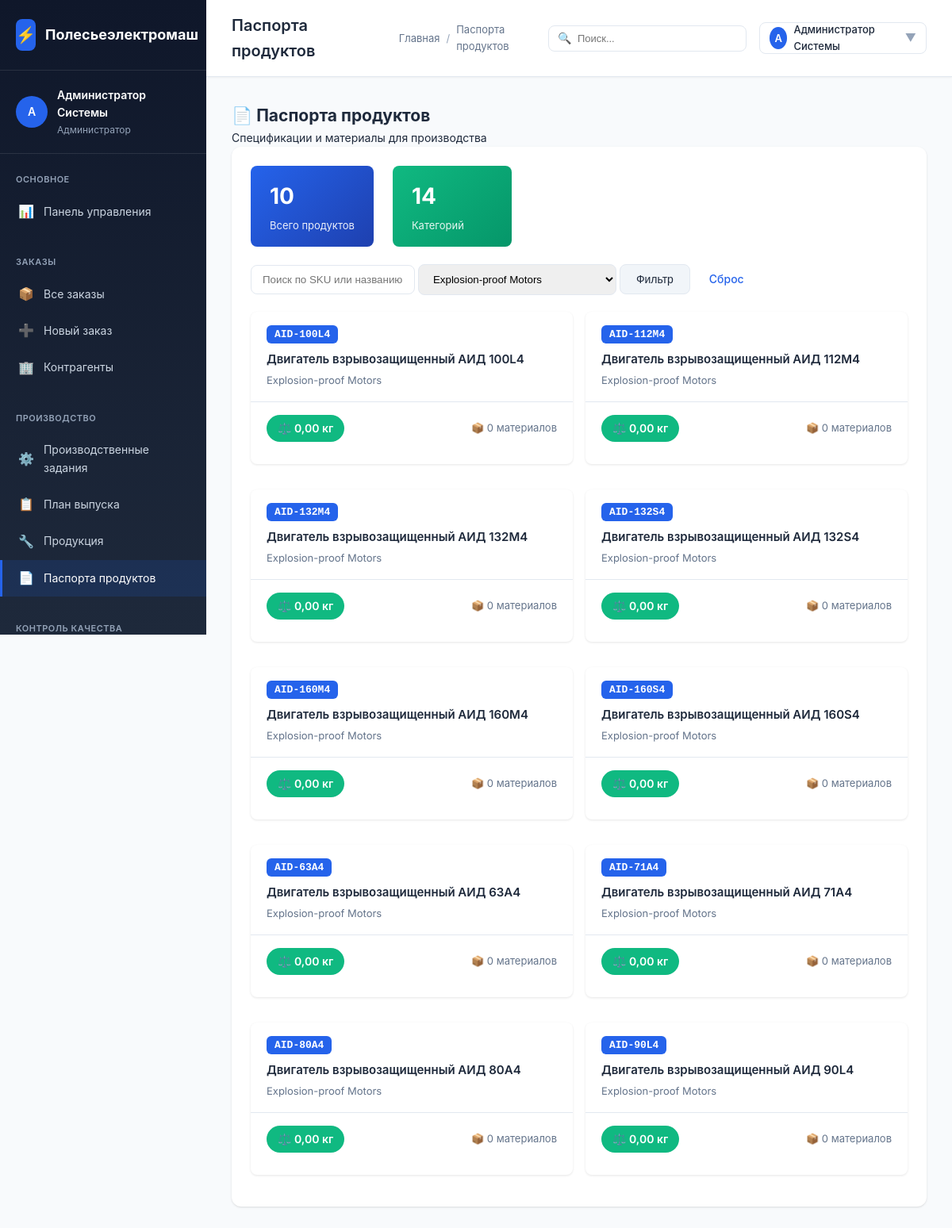
The app's page /polesie/modules/products/passports.php?category=MOTOR_EX (signed in), older data.
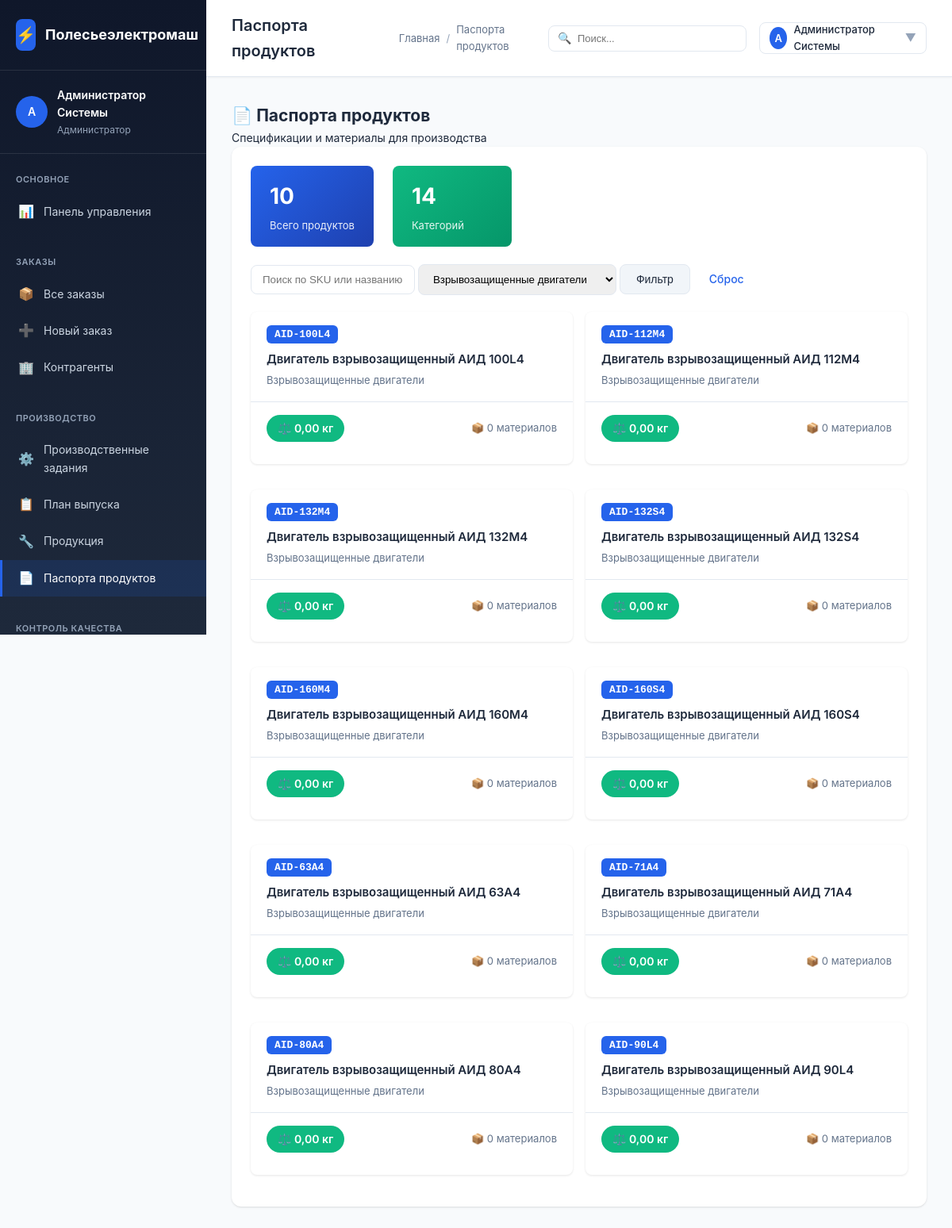
The same page, newer data.
### tables this page shows
CREATE TABLE `users` (
  `id` INT AUTO_INCREMENT PRIMARY KEY,
  `username` VARCHAR(50) NOT NULL UNIQUE,
  `password_hash` VARCHAR(255) NOT NULL,
  `full_name` VARCHAR(100) NOT NULL,
  `email` VARCHAR(100),
  `role_id` INT,
  `is_active` BOOLEAN DEFAULT TRUE,
  `created_at` TIMESTAMP DEFAULT CURRENT_TIMESTAMP,
  CONSTRAINT `fk_users_role` FOREIGN KEY (`role_id`) REFERENCES `user_roles`(`id`) ON DELETE SET NULL
);

CREATE TABLE `user_roles` (
  `id` INT AUTO_INCREMENT PRIMARY KEY,
  `name` VARCHAR(100) NOT NULL,
  `code` VARCHAR(50) NOT NULL UNIQUE,
  `description` TEXT,
  `permissions` JSON
);

CREATE TABLE `products` (
  `id` INT AUTO_INCREMENT PRIMARY KEY,
  `article` VARCHAR(50) NOT NULL UNIQUE,
  `name` VARCHAR(200) NOT NULL,
  `category_id` INT,
  `base_unit_id` INT,
  `specifications` JSON,
  `image` VARCHAR(255),
  `base_price` DECIMAL(15,2),
  `currency` CHAR(3) DEFAULT 'BYN',
  `is_active` BOOLEAN DEFAULT TRUE,
  `created_at` TIMESTAMP DEFAULT CURRENT_TIMESTAMP,
  CONSTRAINT `fk_prod_category` FOREIGN KEY (`category_id`) REFERENCES `product_categories`(`id`) ON DELETE SET NULL,
  CONSTRAINT `fk_prod_unit` FOREIGN KEY (`base_unit_id`) REFERENCES `base_units`(`id`) ON DELETE SET NULL
);

CREATE TABLE `product_categories` (
  `id` INT AUTO_INCREMENT PRIMARY KEY,
  `parent_id` INT,
  `name` VARCHAR(100) NOT NULL,
  `name_ru` VARCHAR(100),
  `code` VARCHAR(50) UNIQUE,
  `description` TEXT,
  CONSTRAINT `fk_prod_cat_parent` FOREIGN KEY (`parent_id`) REFERENCES `product_categories`(`id`) ON DELETE CASCADE
);

### polesie/config/config.php (called while the page is built, shortened)
<?php
function getDbConnection() {
    static $pdo = null;
    if ($pdo === null) {
        try {
            $dsn = "mysql:host=" . DB_HOST . ";dbname=" . DB_NAME . ";charset=" . DB_CHARSET;
            $options = [
                PDO::ATTR_ERRMODE => PDO::ERRMODE_EXCEPTION,
                PDO::ATTR_DEFAULT_FETCH_MODE => PDO::FETCH_ASSOC,
                PDO::ATTR_EMULATE_PREPARES => false,
            ];
            $pdo = new PDO($dsn, DB_USER, DB_PASS, $options);
        } catch (PDOException $e) {
            die("Ошибка подключения к базе данных: " . $e->getMessage());
        }
    }
    return $pdo;
}
function e($string) {
    return htmlspecialchars($string ?? '', ENT_QUOTES, 'UTF-8');
}
function getCurrentUser() {
    static $user = null;
    if ($user === null) {
        $pdo = getDbConnection();
        $stmt = $pdo->prepare("
            SELECT u.*, r.code as role_code, r.name as role_name
            FROM users u
            JOIN user_roles r ON u.role_id = r.id
            WHERE u.id = ? AND u.is_active = TRUE
        ");
        $stmt->execute([$_SESSION['user_id']]);
        $user = $stmt->fetch();
    }
    return $user;
}
function asset($path) {
    $path = ltrim($path, '/');
    return APP_URL . '/' . $path;
}

### polesie/modules/products/passports.php (the view, shortened to what the rows shown need)
<?php
require_once __DIR__ . '/../../config/config.php';
$user = getCurrentUser();
$pdo = getDbConnection();
$pageTitle = 'Паспорта продуктов';
$categoryFilter = $_GET['category'] ?? '';
$query = "
    SELECT
        pp.id as passport_id,
        p.id as product_id,
        p.article as sku,
        p.name as product_name,
        pc.name as category_name,
        pc.code as category_code,
        pp.total_weight_kg,
        pp.warranty_months,
        pp.is_serial_tracked,
        pp.production_notes,
        pp.quality_requirements,
        p.specifications
    FROM products p
    LEFT JOIN product_passports pp ON pp.product_id = p.id
    LEFT JOIN product_categories pc ON p.category_id = pc.id
    WHERE p.is_active = TRUE
";
$params = [];
if ($categoryFilter) {
    $query .= " AND pc.code = :category";
    $params[':category'] = $categoryFilter;
}
$query .= " ORDER BY pc.name, p.name";
$stmt = $pdo->prepare($query);
$stmt->execute($params);
$passports = $stmt->fetchAll();
?>
<!DOCTYPE html>
<html lang="ru">
<head>
    <link rel="stylesheet" href="<?= asset('assets/css/style.css') ?>">
</head>
<body>
    <div class="app-container">
        <?php include BASE_PATH . '/includes/sidebar.php'; ?>
        <div class="main-content">
            <?php include BASE_PATH . '/includes/topbar.php'; ?>
            <div class="content-area">
                <div class="content">
                    <div class="page-header">
                        <div class="page-header-title">
                            <h2>📄 Паспорта продуктов</h2>
                        </div>
                    </div>
                    <div class="card">
                        <div class="card-body">
                            <div style="margin-top: 20px;">
                                <?php if (empty($passports)): ?>
                                    <div class="empty-state">
                                        <div class="empty-state-icon">📄</div>
                                        <h3>Паспорта не найдены</h3>
                                        <p>Паспорта продуктов создаются в базе данных или измените параметры поиска</p>
                                    </div>
                                <?php else: ?>
                                    <div style="display: grid; grid-template-columns: repeat(auto-fill, minmax(350px, 1fr)); gap: 16px;">
                                        <?php foreach ($passports as $index => $passport): ?>
                                            <?php
                                            $matStmt = $pdo->prepare("
                                                SELECT
                                                    ppm.quantity,
                                                    ppm.unit,
                                                    m.code as material_code,
                                                    m.name_full as material_name,
                                                    mc.name as material_category
                                                FROM product_passport_materials ppm
                                                JOIN materials m ON ppm.material_id = m.id
                                                LEFT JOIN material_categories mc ON m.category_id = mc.id
                                                WHERE ppm.passport_id = :passport_id
                                                ORDER BY ppm.sort_order, m.name_full
                                            ");
                                            $matStmt->execute([':passport_id' => $passport['passport_id']]);
                                            $materials = $matStmt->fetchAll();
                                            ?>
                                            <div class="passport-card" data-passport-id="<?= $passport['passport_id'] ?>" onclick="openPassportModal(this)">
                                                <div class="passport-card-header">
                                                    <div>
                                                        <span class="passport-sku"><?= e($passport['sku']) ?></span>
                                                        <div class="passport-title"><?= e($passport['product_name']) ?></div>
                                                        <div class="passport-category"><?= e($passport['category_name'] ?? 'Без категории') ?></div>
                                                    </div>
                                                </div>
                                                <div class="passport-card-body">
                                                    <div style="display: flex; justify-content: space-between; align-items: center;">
                                                        <span class="weight-badge">⚖️ <?= number_format($passport['total_weight_kg'] ?? 0, 2, ',', ' ') ?> кг</span>
                                                        <span style="font-size: 13px; color: var(--text-secondary);">
                                                            📦 <?= count($materials) ?> материалов
                                                        </span>
                                                    </div>
                                                </div>
                                            </div>
                                        <?php endforeach; ?>
                                    </div>
                                <?php endif; ?>
                            </div>
                        </div>
                    </div>
                </div>
            </div>
        </div>
    </div>
</body>
</html>

### polesie/includes/sidebar.php (shortened to what the rows shown need)
<div class="sidebar">
    <div class="sidebar-user">
        <div class="sidebar-user-info">
            <div class="sidebar-user-avatar">
                <?= mb_substr($user['full_name'], 0, 1) ?>
            </div>
            <div class="sidebar-user-details">
                <div class="sidebar-user-name"><?= e($user['full_name']) ?></div>
                <div class="sidebar-user-role"><?= e($user['role_name']) ?></div>
            </div>
        </div>
    </div>
</div>

### polesie/includes/topbar.php (shortened to what the rows shown need)
<div class="topbar">
    <div class="topbar-left">
        <h1 class="topbar-title"><?= e($pageTitle) ?></h1>
    </div>
    <div class="topbar-right">
        <div style="position: relative;">
            <div class="topbar-action" onclick="toggleProfileMenu()" style="width: auto; padding: 8px 12px; gap: 8px;">
                <div style="width: 28px; height: 28px; background: var(--primary-color); border-radius: 50%; display: flex; align-items: center; justify-content: center; color: white; font-size: 13px; font-weight: 600;">
                    <?= mb_substr($user['full_name'], 0, 1) ?>
                </div>
                <span style="font-size: 13px; font-weight: 500;"><?= e($user['full_name']) ?></span>
                <span style="color: var(--text-muted);">▼</span>
            </div>
        </div>
    </div>
</div>

Row changes from the older to the newer data that the page shows:
changed through a linked row, products "Двигатель взрывозащищенный АИД 100L4": category.name "Explosion-proof Motors" → "Взрывозащищенные двигатели"
changed through a linked row, products "Двигатель взрывозащищенный АИД 112M4": category.name "Explosion-proof Motors" → "Взрывозащищенные двигатели"
changed through a linked row, products "Двигатель взрывозащищенный АИД 132M4": category.name "Explosion-proof Motors" → "Взрывозащищенные двигатели"
changed through a linked row, products "Двигатель взрывозащищенный АИД 132S4": category.name "Explosion-proof Motors" → "Взрывозащищенные двигатели"
changed through a linked row, products "Двигатель взрывозащищенный АИД 160M4": category.name "Explosion-proof Motors" → "Взрывозащищенные двигатели"
changed through a linked row, products "Двигатель взрывозащищенный АИД 160S4": category.name "Explosion-proof Motors" → "Взрывозащищенные двигатели"
changed through a linked row, products "Двигатель взрывозащищенный АИД 63A4": category.name "Explosion-proof Motors" → "Взрывозащищенные двигатели"
changed through a linked row, products "Двигатель взрывозащищенный АИД 71A4": category.name "Explosion-proof Motors" → "Взрывозащищенные двигатели"
changed through a linked row, products "Двигатель взрывозащищенный АИД 80A4": category.name "Explosion-proof Motors" → "Взрывозащищенные двигатели"
changed through a linked row, products "Двигатель взрывозащищенный АИД 90L4": category.name "Explosion-proof Motors" → "Взрывозащищенные двигатели"
Text that changed along with them:
form field category: "Explosion-proof Motors" → "Взрывозащищенные двигатели"
